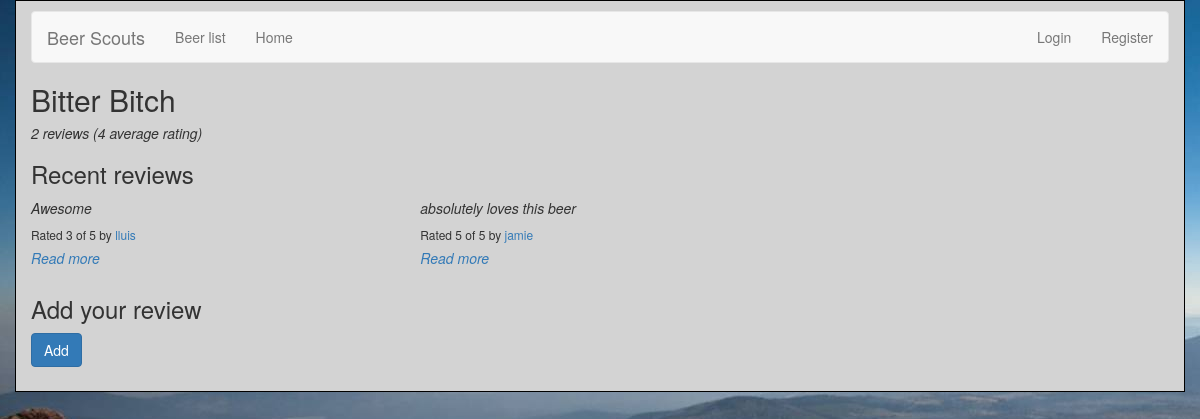
Page /reviews/beer/14/ on the committed database.
### reviews/models.py (models this page shows, shortened)
class Beer(models.Model):
    name = models.CharField(max_length=200)
    abv = models.CharField(max_length=200)
    ibu = models.CharField(max_length=200)
    style = models.CharField(max_length=200)
    ounces = models.CharField(max_length=200)
    def average_rating(self):
        return self.review_set.aggregate(Avg('rating'))['rating__avg']

class Review(models.Model):
    RATING_CHOICES = (
        (1, '1'),
        (2, '2'),
        (3, '3'),
        (4, '4'),
        (5, '5'),
    )
    beer = models.ForeignKey(Beer, on_delete=models.CASCADE,)
    pub_date = models.DateTimeField('date published')
    user_name = models.CharField(max_length=100)
    comment = models.CharField(max_length=200)
    rating = models.IntegerField(choices=RATING_CHOICES)

### reviews/views.py (the view)
# urls.py: re_path(r'^beer/(?P<beer_id>[0-9]+)/$', views.beer_detail, name='beer_detail'),
def beer_detail(request, beer_id):
    beer = get_object_or_404(Beer, pk=beer_id)
    return render(request, 'reviews/beer_detail.html', {'beer': beer})

### reviews/templates/reviews/beer_detail.html (shortened to what this page needs)
{% extends 'base.html' %}
{% load bootstrap3 %}
{% block title %}
<h2>{{ beer.name }}</h2>
<h5>{{ beer.review_set.count }} reviews ({{ beer.average_rating | floatformat }} average rating)</h5>
{% endblock %}
{% block content %}
<h3>Recent reviews</h3>
{% if beer.review_set.all %}
<div class="row">
    {% for review in beer.review_set.all %}
    <div class="col-xs-6 col-lg-4">
        <em>{{ review.comment }}</em>
        <h6>Rated {{ review.rating }} of 5 by <a href="{% url 'reviews:user_review_list' review.user_name %}" >{{ review.user_name }}</a></h6>
        <h5><a href="{% url 'reviews:review_detail' review.id %}">
        Read more
        </a></h5>
    </div>
    {% endfor %}
</div>
{% else %}
<p>No reviews for this beer yet</p>
{% endif %}
<h3>Add your review</h3>
<form action="{% url 'reviews:add_review' beer.id %}" method="post" class="form">
    {% buttons %}
    <button type="submit" class="btn btn-primary">
      {% bootstrap_icon "star" %} Add
    </button>
    {% endbuttons %}
</form>
{% endblock %}

### reviews/static/reviews/style.css (style rules this page uses)
h5 { font-style: oblique; }
a { color: black; }

### rows in the picture
Beer: name "Bitter Bitch", review_set.count "2", average_rating "4"
Review: comment "Awesome", rating "3", user_name "lluis"
Review: comment "absolutely loves this beer", rating "5", user_name "jamie"
